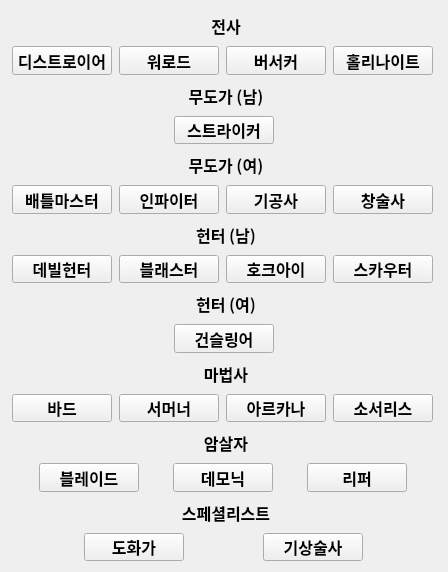
<?xml version="1.0" encoding="UTF-8"?>
<ui version="4.0">
 <class>ClassSelector</class>
 <widget class="QWidget" name="ClassSelector">
  <property name="geometry">
   <rect>
    <x>0</x>
    <y>0</y>
    <width>448</width>
    <height>572</height>
   </rect>
  </property>
  <property name="minimumSize">
   <size>
    <width>448</width>
    <height>572</height>
   </size>
  </property>
  <property name="maximumSize">
   <size>
    <width>448</width>
    <height>572</height>
   </size>
  </property>
  <property name="windowTitle">
   <string>Form</string>
  </property>
  <layout class="QVBoxLayout" name="verticalLayout">
   <item alignment="Qt::AlignHCenter|Qt::AlignVCenter">
    <widget class="QLabel" name="lbWarrior">
     <property name="sizePolicy">
      <sizepolicy hsizetype="Preferred" vsizetype="Preferred">
       <horstretch>0</horstretch>
       <verstretch>0</verstretch>
      </sizepolicy>
     </property>
     <property name="minimumSize">
      <size>
       <width>430</width>
       <height>30</height>
      </size>
     </property>
     <property name="maximumSize">
      <size>
       <width>430</width>
       <height>30</height>
      </size>
     </property>
     <property name="font">
      <font>
       <family>나눔스퀘어_ac ExtraBold</family>
       <pointsize>12</pointsize>
       <bold>true</bold>
      </font>
     </property>
     <property name="text">
      <string>전사</string>
     </property>
     <property name="alignment">
      <set>Qt::AlignCenter</set>
     </property>
    </widget>
   </item>
   <item>
    <layout class="QHBoxLayout" name="horizontalLayout">
     <item>
      <widget class="QPushButton" name="pbDestroyer">
       <property name="minimumSize">
        <size>
         <width>100</width>
         <height>0</height>
        </size>
       </property>
       <property name="maximumSize">
        <size>
         <width>100</width>
         <height>16777215</height>
        </size>
       </property>
       <property name="font">
        <font>
         <family>나눔스퀘어_ac Bold</family>
         <pointsize>12</pointsize>
         <bold>true</bold>
        </font>
       </property>
       <property name="text">
        <string>디스트로이어</string>
       </property>
      </widget>
     </item>
     <item>
      <widget class="QPushButton" name="pbWarlord">
       <property name="minimumSize">
        <size>
         <width>100</width>
         <height>0</height>
        </size>
       </property>
       <property name="maximumSize">
        <size>
         <width>100</width>
         <height>16777215</height>
        </size>
       </property>
       <property name="font">
        <font>
         <family>나눔스퀘어_ac Bold</family>
         <pointsize>12</pointsize>
         <bold>true</bold>
        </font>
       </property>
       <property name="text">
        <string>워로드</string>
       </property>
      </widget>
     </item>
     <item>
      <widget class="QPushButton" name="pbBerserker">
       <property name="minimumSize">
        <size>
         <width>100</width>
         <height>0</height>
        </size>
       </property>
       <property name="maximumSize">
        <size>
         <width>100</width>
         <height>16777215</height>
        </size>
       </property>
       <property name="font">
        <font>
         <family>나눔스퀘어_ac Bold</family>
         <pointsize>12</pointsize>
         <bold>true</bold>
        </font>
       </property>
       <property name="text">
        <string>버서커</string>
       </property>
      </widget>
     </item>
     <item>
      <widget class="QPushButton" name="pbHolyknight">
       <property name="minimumSize">
        <size>
         <width>100</width>
         <height>0</height>
        </size>
       </property>
       <property name="maximumSize">
        <size>
         <width>100</width>
         <height>16777215</height>
        </size>
       </property>
       <property name="font">
        <font>
         <family>나눔스퀘어_ac Bold</family>
         <pointsize>12</pointsize>
         <bold>true</bold>
        </font>
       </property>
       <property name="text">
        <string>홀리나이트</string>
       </property>
      </widget>
     </item>
    </layout>
   </item>
   <item alignment="Qt::AlignHCenter|Qt::AlignVCenter">
    <widget class="QLabel" name="lbFighterMale">
     <property name="minimumSize">
      <size>
       <width>430</width>
       <height>30</height>
      </size>
     </property>
     <property name="maximumSize">
      <size>
       <width>430</width>
       <height>30</height>
      </size>
     </property>
     <property name="font">
      <font>
       <family>나눔스퀘어_ac ExtraBold</family>
       <pointsize>12</pointsize>
       <bold>true</bold>
      </font>
     </property>
     <property name="text">
      <string>무도가 (남)</string>
     </property>
     <property name="alignment">
      <set>Qt::AlignCenter</set>
     </property>
    </widget>
   </item>
   <item>
    <layout class="QHBoxLayout" name="horizontalLayout_2">
     <item>
      <widget class="QPushButton" name="pbStriker">
       <property name="minimumSize">
        <size>
         <width>100</width>
         <height>0</height>
        </size>
       </property>
       <property name="maximumSize">
        <size>
         <width>100</width>
         <height>16777215</height>
        </size>
       </property>
       <property name="font">
        <font>
         <family>나눔스퀘어_ac Bold</family>
         <pointsize>12</pointsize>
         <bold>true</bold>
        </font>
       </property>
       <property name="text">
        <string>스트라이커</string>
       </property>
      </widget>
     </item>
    </layout>
   </item>
   <item alignment="Qt::AlignHCenter|Qt::AlignVCenter">
    <widget class="QLabel" name="lbFighterFemale">
     <property name="minimumSize">
      <size>
       <width>430</width>
       <height>30</height>
      </size>
     </property>
     <property name="maximumSize">
      <size>
       <width>430</width>
       <height>30</height>
      </size>
     </property>
     <property name="font">
      <font>
       <family>나눔스퀘어_ac ExtraBold</family>
       <pointsize>12</pointsize>
       <bold>true</bold>
      </font>
     </property>
     <property name="text">
      <string>무도가 (여)</string>
     </property>
     <property name="alignment">
      <set>Qt::AlignCenter</set>
     </property>
    </widget>
   </item>
   <item>
    <layout class="QHBoxLayout" name="horizontalLayout_3">
     <item>
      <widget class="QPushButton" name="pbBattlemaster">
       <property name="minimumSize">
        <size>
         <width>100</width>
         <height>0</height>
        </size>
       </property>
       <property name="maximumSize">
        <size>
         <width>100</width>
         <height>16777215</height>
        </size>
       </property>
       <property name="font">
        <font>
         <family>나눔스퀘어_ac Bold</family>
         <pointsize>12</pointsize>
         <bold>true</bold>
        </font>
       </property>
       <property name="text">
        <string>배틀마스터</string>
       </property>
      </widget>
     </item>
     <item>
      <widget class="QPushButton" name="pbInfighter">
       <property name="minimumSize">
        <size>
         <width>100</width>
         <height>0</height>
        </size>
       </property>
       <property name="maximumSize">
        <size>
         <width>100</width>
         <height>16777215</height>
        </size>
       </property>
       <property name="font">
        <font>
         <family>나눔스퀘어_ac Bold</family>
         <pointsize>12</pointsize>
         <bold>true</bold>
        </font>
       </property>
       <property name="text">
        <string>인파이터</string>
       </property>
      </widget>
     </item>
     <item>
      <widget class="QPushButton" name="pbSoulmaster">
       <property name="minimumSize">
        <size>
         <width>100</width>
         <height>0</height>
        </size>
       </property>
       <property name="maximumSize">
        <size>
         <width>100</width>
         <height>16777215</height>
        </size>
       </property>
       <property name="font">
        <font>
         <family>나눔스퀘어_ac Bold</family>
         <pointsize>12</pointsize>
         <bold>true</bold>
        </font>
       </property>
       <property name="text">
        <string>기공사</string>
       </property>
      </widget>
     </item>
     <item>
      <widget class="QPushButton" name="pbLancemaster">
       <property name="minimumSize">
        <size>
         <width>100</width>
         <height>0</height>
        </size>
       </property>
       <property name="maximumSize">
        <size>
         <width>100</width>
         <height>16777215</height>
        </size>
       </property>
       <property name="font">
        <font>
         <family>나눔스퀘어_ac Bold</family>
         <pointsize>12</pointsize>
         <bold>true</bold>
        </font>
       </property>
       <property name="text">
        <string>창술사</string>
       </property>
      </widget>
     </item>
    </layout>
   </item>
   <item alignment="Qt::AlignHCenter|Qt::AlignVCenter">
    <widget class="QLabel" name="lbHunterMale">
     <property name="minimumSize">
      <size>
       <width>430</width>
       <height>30</height>
      </size>
     </property>
     <property name="maximumSize">
      <size>
       <width>430</width>
       <height>30</height>
      </size>
     </property>
     <property name="font">
      <font>
       <family>나눔스퀘어_ac ExtraBold</family>
       <pointsize>12</pointsize>
       <bold>true</bold>
      </font>
     </property>
     <property name="text">
      <string>헌터 (남)</string>
     </property>
     <property name="alignment">
      <set>Qt::AlignCenter</set>
     </property>
    </widget>
   </item>
   <item>
    <layout class="QHBoxLayout" name="horizontalLayout_4">
     <item>
      <widget class="QPushButton" name="pbDevilHunter">
       <property name="minimumSize">
        <size>
         <width>100</width>
         <height>0</height>
        </size>
       </property>
       <property name="maximumSize">
        <size>
         <width>100</width>
         <height>16777215</height>
        </size>
       </property>
       <property name="font">
        <font>
         <family>나눔스퀘어_ac Bold</family>
         <pointsize>12</pointsize>
         <bold>true</bold>
        </font>
       </property>
       <property name="text">
        <string>데빌헌터</string>
       </property>
      </widget>
     </item>
     <item>
      <widget class="QPushButton" name="pbBlaster">
       <property name="minimumSize">
        <size>
         <width>100</width>
         <height>0</height>
        </size>
       </property>
       <property name="maximumSize">
        <size>
         <width>100</width>
         <height>16777215</height>
        </size>
       </property>
       <property name="font">
        <font>
         <family>나눔스퀘어_ac Bold</family>
         <pointsize>12</pointsize>
         <bold>true</bold>
        </font>
       </property>
       <property name="text">
        <string>블래스터</string>
       </property>
      </widget>
     </item>
     <item>
      <widget class="QPushButton" name="pbHawkeye">
       <property name="minimumSize">
        <size>
         <width>100</width>
         <height>0</height>
        </size>
       </property>
       <property name="maximumSize">
        <size>
         <width>100</width>
         <height>16777215</height>
        </size>
       </property>
       <property name="font">
        <font>
         <family>나눔스퀘어_ac Bold</family>
         <pointsize>12</pointsize>
         <bold>true</bold>
        </font>
       </property>
       <property name="text">
        <string>호크아이</string>
       </property>
      </widget>
     </item>
     <item>
      <widget class="QPushButton" name="pbScouter">
       <property name="minimumSize">
        <size>
         <width>100</width>
         <height>0</height>
        </size>
       </property>
       <property name="maximumSize">
        <size>
         <width>100</width>
         <height>16777215</height>
        </size>
       </property>
       <property name="font">
        <font>
         <family>나눔스퀘어_ac Bold</family>
         <pointsize>12</pointsize>
         <bold>true</bold>
        </font>
       </property>
       <property name="text">
        <string>스카우터</string>
       </property>
      </widget>
     </item>
    </layout>
   </item>
   <item alignment="Qt::AlignHCenter|Qt::AlignVCenter">
    <widget class="QLabel" name="lbHunterFemale">
     <property name="minimumSize">
      <size>
       <width>430</width>
       <height>30</height>
      </size>
     </property>
     <property name="maximumSize">
      <size>
       <width>430</width>
       <height>30</height>
      </size>
     </property>
     <property name="font">
      <font>
       <family>나눔스퀘어_ac ExtraBold</family>
       <pointsize>12</pointsize>
       <bold>true</bold>
      </font>
     </property>
     <property name="text">
      <string>헌터 (여)</string>
     </property>
     <property name="alignment">
      <set>Qt::AlignCenter</set>
     </property>
    </widget>
   </item>
   <item>
    <layout class="QHBoxLayout" name="horizontalLayout_5">
     <item>
      <widget class="QPushButton" name="pbGunslinger">
       <property name="minimumSize">
        <size>
         <width>100</width>
         <height>0</height>
        </size>
       </property>
       <property name="maximumSize">
        <size>
         <width>100</width>
         <height>16777215</height>
        </size>
       </property>
       <property name="font">
        <font>
         <family>나눔스퀘어_ac Bold</family>
         <pointsize>12</pointsize>
         <bold>true</bold>
        </font>
       </property>
       <property name="text">
        <string>건슬링어</string>
       </property>
      </widget>
     </item>
    </layout>
   </item>
   <item alignment="Qt::AlignHCenter|Qt::AlignVCenter">
    <widget class="QLabel" name="lbMagician">
     <property name="minimumSize">
      <size>
       <width>430</width>
       <height>30</height>
      </size>
     </property>
     <property name="maximumSize">
      <size>
       <width>430</width>
       <height>30</height>
      </size>
     </property>
     <property name="font">
      <font>
       <family>나눔스퀘어_ac ExtraBold</family>
       <pointsize>12</pointsize>
       <bold>true</bold>
      </font>
     </property>
     <property name="text">
      <string>마법사</string>
     </property>
     <property name="alignment">
      <set>Qt::AlignCenter</set>
     </property>
    </widget>
   </item>
   <item>
    <layout class="QHBoxLayout" name="horizontalLayout_6">
     <item>
      <widget class="QPushButton" name="pbBard">
       <property name="minimumSize">
        <size>
         <width>100</width>
         <height>0</height>
        </size>
       </property>
       <property name="maximumSize">
        <size>
         <width>100</width>
         <height>16777215</height>
        </size>
       </property>
       <property name="font">
        <font>
         <family>나눔스퀘어_ac Bold</family>
         <pointsize>12</pointsize>
         <bold>true</bold>
        </font>
       </property>
       <property name="text">
        <string>바드</string>
       </property>
      </widget>
     </item>
     <item>
      <widget class="QPushButton" name="pbSummoner">
       <property name="minimumSize">
        <size>
         <width>100</width>
         <height>0</height>
        </size>
       </property>
       <property name="maximumSize">
        <size>
         <width>100</width>
         <height>16777215</height>
        </size>
       </property>
       <property name="font">
        <font>
         <family>나눔스퀘어_ac Bold</family>
         <pointsize>12</pointsize>
         <bold>true</bold>
        </font>
       </property>
       <property name="text">
        <string>서머너</string>
       </property>
      </widget>
     </item>
     <item>
      <widget class="QPushButton" name="pbArcana">
       <property name="minimumSize">
        <size>
         <width>100</width>
         <height>0</height>
        </size>
       </property>
       <property name="maximumSize">
        <size>
         <width>100</width>
         <height>16777215</height>
        </size>
       </property>
       <property name="font">
        <font>
         <family>나눔스퀘어_ac Bold</family>
         <pointsize>12</pointsize>
         <bold>true</bold>
        </font>
       </property>
       <property name="text">
        <string>아르카나</string>
       </property>
      </widget>
     </item>
     <item>
      <widget class="QPushButton" name="pbSorceress">
       <property name="minimumSize">
        <size>
         <width>100</width>
         <height>0</height>
        </size>
       </property>
       <property name="maximumSize">
        <size>
         <width>100</width>
         <height>16777215</height>
        </size>
       </property>
       <property name="font">
        <font>
         <family>나눔스퀘어_ac Bold</family>
         <pointsize>12</pointsize>
         <bold>true</bold>
        </font>
       </property>
       <property name="text">
        <string>소서리스</string>
       </property>
      </widget>
     </item>
    </layout>
   </item>
   <item alignment="Qt::AlignHCenter|Qt::AlignVCenter">
    <widget class="QLabel" name="lbAssassin">
     <property name="minimumSize">
      <size>
       <width>430</width>
       <height>30</height>
      </size>
     </property>
     <property name="maximumSize">
      <size>
       <width>430</width>
       <height>30</height>
      </size>
     </property>
     <property name="font">
      <font>
       <family>나눔스퀘어_ac ExtraBold</family>
       <pointsize>12</pointsize>
       <bold>true</bold>
      </font>
     </property>
     <property name="text">
      <string>암살자</string>
     </property>
     <property name="alignment">
      <set>Qt::AlignCenter</set>
     </property>
    </widget>
   </item>
   <item>
    <layout class="QHBoxLayout" name="horizontalLayout_7">
     <item>
      <widget class="QPushButton" name="pbBlade">
       <property name="minimumSize">
        <size>
         <width>100</width>
         <height>0</height>
        </size>
       </property>
       <property name="maximumSize">
        <size>
         <width>100</width>
         <height>16777215</height>
        </size>
       </property>
       <property name="font">
        <font>
         <family>나눔스퀘어_ac Bold</family>
         <pointsize>12</pointsize>
         <bold>true</bold>
        </font>
       </property>
       <property name="text">
        <string>블레이드</string>
       </property>
      </widget>
     </item>
     <item>
      <widget class="QPushButton" name="pbDemonic">
       <property name="minimumSize">
        <size>
         <width>100</width>
         <height>0</height>
        </size>
       </property>
       <property name="maximumSize">
        <size>
         <width>100</width>
         <height>16777215</height>
        </size>
       </property>
       <property name="font">
        <font>
         <family>나눔스퀘어_ac Bold</family>
         <pointsize>12</pointsize>
         <bold>true</bold>
        </font>
       </property>
       <property name="text">
        <string>데모닉</string>
       </property>
      </widget>
     </item>
     <item>
      <widget class="QPushButton" name="pbReaper">
       <property name="minimumSize">
        <size>
         <width>100</width>
         <height>0</height>
        </size>
       </property>
       <property name="maximumSize">
        <size>
         <width>100</width>
         <height>16777215</height>
        </size>
       </property>
       <property name="font">
        <font>
         <family>나눔스퀘어_ac Bold</family>
         <pointsize>12</pointsize>
         <bold>true</bold>
        </font>
       </property>
       <property name="text">
        <string>리퍼</string>
       </property>
      </widget>
     </item>
    </layout>
   </item>
   <item alignment="Qt::AlignHCenter|Qt::AlignVCenter">
    <widget class="QLabel" name="lbSpecialist">
     <property name="minimumSize">
      <size>
       <width>430</width>
       <height>30</height>
      </size>
     </property>
     <property name="maximumSize">
      <size>
       <width>430</width>
       <height>30</height>
      </size>
     </property>
     <property name="font">
      <font>
       <family>나눔스퀘어_ac ExtraBold</family>
       <pointsize>12</pointsize>
       <bold>true</bold>
      </font>
     </property>
     <property name="text">
      <string>스페셜리스트</string>
     </property>
     <property name="alignment">
      <set>Qt::AlignCenter</set>
     </property>
    </widget>
   </item>
   <item>
    <layout class="QHBoxLayout" name="horizontalLayout_8">
     <item>
      <widget class="QPushButton" name="pbArtist">
       <property name="minimumSize">
        <size>
         <width>100</width>
         <height>0</height>
        </size>
       </property>
       <property name="maximumSize">
        <size>
         <width>100</width>
         <height>16777215</height>
        </size>
       </property>
       <property name="font">
        <font>
         <family>나눔스퀘어_ac Bold</family>
         <pointsize>12</pointsize>
         <bold>true</bold>
        </font>
       </property>
       <property name="text">
        <string>도화가</string>
       </property>
      </widget>
     </item>
     <item>
      <widget class="QPushButton" name="pbAeromancer">
       <property name="minimumSize">
        <size>
         <width>100</width>
         <height>0</height>
        </size>
       </property>
       <property name="maximumSize">
        <size>
         <width>100</width>
         <height>16777215</height>
        </size>
       </property>
       <property name="font">
        <font>
         <family>나눔스퀘어_ac Bold</family>
         <pointsize>12</pointsize>
         <bold>true</bold>
        </font>
       </property>
       <property name="text">
        <string>기상술사</string>
       </property>
      </widget>
     </item>
    </layout>
   </item>
  </layout>
 </widget>
 <resources/>
 <connections/>
</ui>
